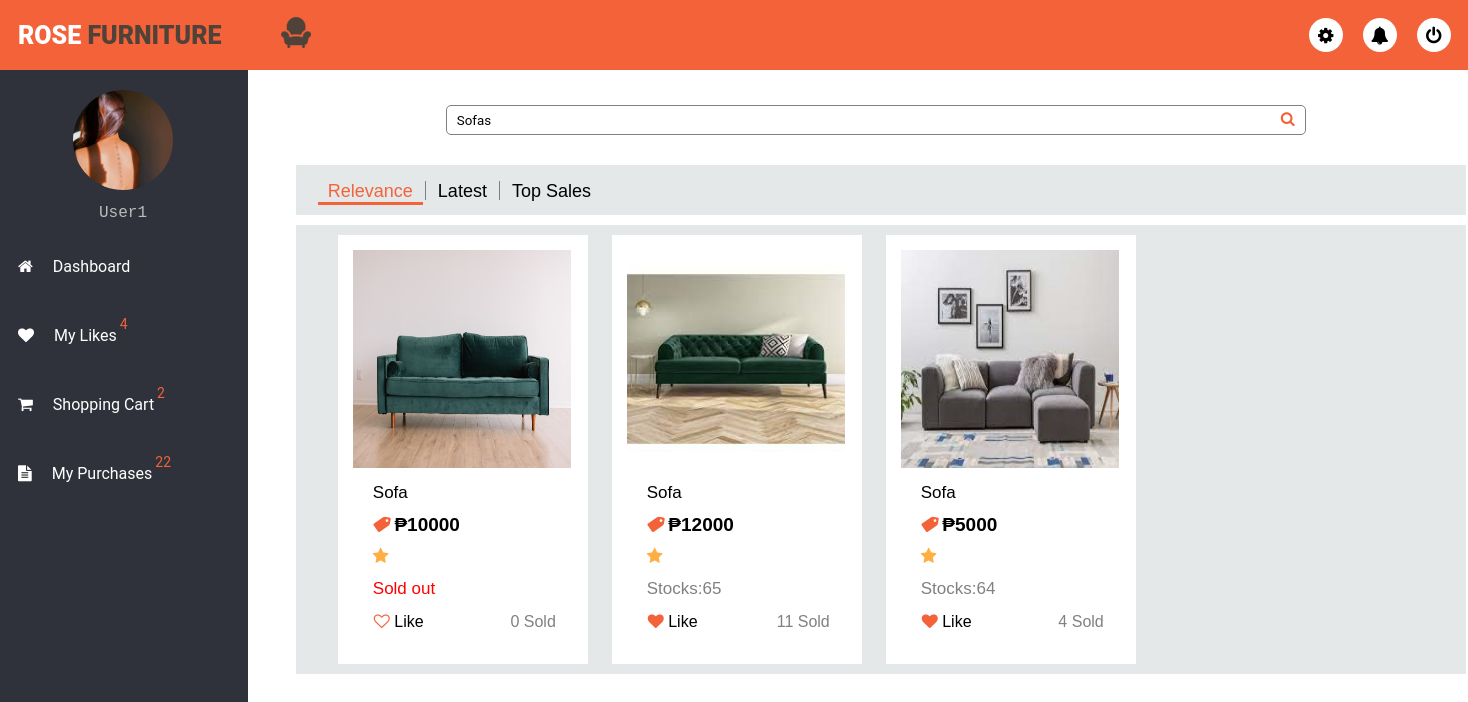
The page /forms/costumer/relevance_products.php?search=Sofas (signed in) on the database its author committed.
### tables this page shows
CREATE TABLE `products` (
  `Product_ID` int(11) NOT NULL,
  `Product_Name` varchar(100) NOT NULL,
  `Price` varchar(100) NOT NULL,
  `Stocks` varchar(100) NOT NULL,
  `Brand` varchar(100) NOT NULL,
  `Materials` varchar(100) NOT NULL,
  `Furniture_Type` varchar(100) NOT NULL,
  `Style` varchar(100) NOT NULL,
  `Color` varchar(100) NOT NULL,
  `Height` varchar(100) NOT NULL,
  `Width` varchar(100) NOT NULL,
  `Weight` varchar(100) NOT NULL,
  `Model` varchar(100) NOT NULL,
  `Pattern` varchar(100) NOT NULL,
  `Description` text NOT NULL,
  `Cover_Photo` text NOT NULL,
  `Image1` text NOT NULL,
  `Image2` text NOT NULL,
  `Image3` text NOT NULL,
  `Image4` text NOT NULL,
  `Image5` text NOT NULL,
  `DelistOrListed` varchar(100) NOT NULL,
  `UnpublishedOrPublished` varchar(100) NOT NULL,
  `ProductCategory_ID` int(11) NOT NULL
);

### server/relevance_products.php (called while the page is built, shortened)
<?php
include "connection/db_conn.php";
if (isset($_GET['search'])){
	$search = $_GET['search'];
	$sql ="SELECT products.Product_ID, products.Product_Name, products.Price, products.Stocks, products.Brand, products.Materials, products.Furniture_Type, products.Style, products.Color, products.Height, products.Width, products.Weight, products.Model, products.Pattern, products.Description, products.Cover_Photo, products.Image1, products.Image2, products.Image3, products.Image4, products.Image5, products.DelistOrListed, products.UnpublishedOrPublished, productcategories.Product_Category FROM `products` INNER JOIN productcategories ON productcategories.ProductCategory_ID = products.ProductCategory_ID WHERE `DelistOrListed` = 'Listed' AND `UnpublishedOrPublished` = 'Published' AND  Product_Category LIKE '%$search%' OR `DelistOrListed` = 'Listed' AND `UnpublishedOrPublished` = 'Published' AND Product_Name LIKE '%$search%' ORDER BY Price ASC";
	$result = mysqli_query($conn, $sql);
}
?>

### forms/costumer/relevance_products.php (the view, shortened to what this page needs)
<?php
include "../../server/relevance_products.php";
?>
<!DOCTYPE html>
<html>
<head>
	<link rel="stylesheet" type="text/css" href="../../style/css/costumer/relevance_product.css">
</head>
<body>
<?php
if(isset($_SESSION['Username'])){
?>
	<?php include 'navigationbar.php'; ?>
		<div class="main-container">
			<div class="card">
				<section class="products">
					<form method="post">
						<input class="search" type="text" name="product" value="<?php echo $search; ?>" autocomplete="off" placeholder="Search" >
						<button class="search-btn" type="submit" name="search"><i id="navbtn" class="fa fa-search" aria-hidden="true"></i></button>
					</form>
					<div class="table-menu">
					<ul>
						<li><a href="relevance_products.php?search=<?php echo $search; ?>" class="active">Relevance</a></li>
						<li><a href="latest_products.php?search=<?php echo $search; ?>">Latest</a></li>
						<li><a href="topsales_products.php?search=<?php echo $search; ?>">Top Sales</a></li>
					</ul>
					</div>
					<div class="view-section">
						<div class="wrapper">
							<div class="view_main">
								<div class="view_wrap grid-view" style="display: block;">
									<?php
									if (mysqli_num_rows($result)==0){
										echo '<h2 style="color:#f4623a;">Result Not Found</h2>';
									}else{
										while($row = mysqli_fetch_array($result)){
									?>
									<div class="view_item">
										<div class="vi_left">
											<a href="relevance_products_preview.php?product=<?php echo $row['Product_ID']; ?>&search=<?php echo $search ?>"><img src="../../style/assets/products/<?php echo $row['Cover_Photo']; ?>"></a>
										</div>
										<div class="vi_right">
											<p class="content name"><?php echo $row['Product_Name']; ?></p>
											<p class="content price"><i class="fa fa-tag" aria-hidden="true"></i> ₱<?php echo $row['Price']; ?></p>
											<p class="content rating">
												<?php
													echo "<i class='fa fa-star' aria-hidden='true'></i>";
												?>
											</p>
												<?php if($row['Stocks'] == 0){
													echo '<p class="content" style="color:red; font-size:17px;">Sold out</p>';
												}else{
													echo '<p class="content" style="color:gray; font-size:17px;">Stocks:'.$row['Stocks'].'</p>';
												}
												?>
											<p class="content">
												<table>
													<tr>
														<td class="wishlist"><a href="../../server/costumer_like_product.php?searchrelevanceproduct=<?php echo $search ?>&product=<?php echo $row['Product_ID'] ?>">
															<?php
															if (isset($_SESSION['UserAccount_ID'])){
															$useraccount_id = $_SESSION['UserAccount_ID'];
															$sqluser ="SELECT `CostumerProfile_ID` FROM `costumersprofile` WHERE UserAccount_ID = '$useraccount_id'";
															$resultuser = mysqli_query($conn, $sqluser);
																while ($rows = $resultuser->fetch_assoc()) {
		   												 		$costumerprofileid= $rows['CostumerProfile_ID'];
																}
															}
															$product_id=$row['Product_ID'];
															$sql ="SELECT * FROM `costumerslike` WHERE `Product_ID` = '$product_id' AND CostumerProfile_ID = '$costumerprofileid'";
															$sqlresult = mysqli_query($conn, $sql);
																if (mysqli_num_rows($sqlresult)> 0) {
																$resultlike = '<i class="fa fa-heart wish" aria-hidden="true"></i>';
																}else{
																	$resultlike = '<i class="fa fa-heart-o wish" aria-hidden="true"></i>';
																}
																echo $resultlike
															?></a> Like</td>
														<td class="sold">
															<?php
																$product_id =$row['Product_ID'];
																$sqlcountsold ="SELECT COUNT(costumerproductorders.CostumerProductOrder_ID) as Sold FROM costumerproductorders INNER JOIN costumerspurchase ON costumerspurchase.CostumerPurchase_ID = costumerproductorders.CostumerPurchase_ID INNER JOIN costumerspurchaseproduct ON costumerspurchase.CostumerPurchase_ID = costumerspurchaseproduct.CostumerPurchase_ID INNER JOIN costumersprofile ON costumersprofile.CostumerProfile_ID = costumerspurchase.CostumerProfile_ID INNER JOIN products ON products.Product_ID = costumerspurchaseproduct.Product_ID INNER JOIN productcategories ON productcategories.ProductCategory_ID = products.ProductCategory_ID WHERE products.Product_ID ='$product_id'";
																$resultcountsold = mysqli_query($conn, $sqlcountsold);
																while($row = mysqli_fetch_array($resultcountsold)){
																	$sold= $row['Sold'];
																}
																echo $sold. " Sold";
															?>
															</td>
													</tr>
												</table>
											</p>
										</div>
									</div>
									<?php
									}
									}
									?>
								</div>
							</div>
						</div>
					</div>
				</section>
			</div>
		</div>
<?php
}else{
	header("Location:../login.php");
	exit();
}
?>
</body>
</html>

### style/css/costumer/relevance_product.css (style rules this page uses)
.main-container { width: (100% - 250px); margin-top: 120px; margin-left: 250px; padding: 15px; background-size: cover; transition: 0.3s; }
.main-container { width: (100% - 70px); margin-left: 70px; }
.main-container .card { z-index: 1; width: 83%; display: flex; margin-top:-70px; margin-left: 15%; margin-bottom: 10px; }
.main-container .search { border:none; border-radius: 5px; border:1px solid gray; width:860px; height: 30px; margin:40px 150px; outline: none; padding-left: 10px; }
.main-container .search-btn { background: none; color: #f4623a; border: none; margin: 45px -175px; font-size:15px; cursor: pointer; position: absolute; }
.table-menu { background: rgb(229, 232, 232); width: 1170px; height: 50px; position: absolute; margin-top: -10px; }
.table-menu ul { display: flex; margin-left: 20px; }
.table-menu ul li a { color:#000; margin: 0px 2px; font-size: 18px; width: 34px; height: 34px; text-align: center; padding: 1px 10px; transition:0.3s; transition-property: background, color; font-family: Arial, Helvetica, sans-serif; }
.table-menu .active { color: #f4623a; text-align: center; border-bottom: 3px solid #f4623a; }
.view-section { background: rgb(229, 232, 232); width: 1170px; position: absolute; margin-top: 50px; }
.view_item img { width: 218px; height: 218px; }
.view_item .content { margin: 10px 0; font-size: 17px; line-height: 22px; font-family: sans-serif; padding-left: 20px; width: 250px; }
.view_item .price { color: #f4623a; font-size:19px ; font-weight: bold; font-family: sans-serif; }
.view_item .name { text-align: left; padding-left: 20px; }
.grid-view { width: 100%; margin-left: 32px; }
.grid-view .view_item { display: inline-block; width: 250px; padding: 15px; text-align: left; margin: 10px; background: #fff; }
.grid-view .view_item .vi_left { margin-bottom: 10px; }
.vi_right { width: 100%; }
.vi_right a { text-decoration: none; color: red; }
.view_item .price { color: #000; font-size:19px ; font-weight: bold; font-family: sans-serif; }
.view_item .price i { color:#f4623a; transform: rotate(100deg); }
.view_item .wishlist { padding-left: 19px; text-align:left; color: #000; font-family: sans-serif; }
.view_item .wishlist i { color: #f4623a; }
.view_item .sold { text-align: right; padding-right: 15px; color: gray; font-family: sans-serif; }
.view_item .rating i { color: #ffae42; }
table { width: 100%; }

### style/css/costumer/nav_t.css (style rules this page uses)
* { margin: :0; padding: 0; list-style: none; text-decoration: none; box-sizing: border-box; font-family: "Roboto", sans-serif; }
body { background: #fff; }

### rows shown on the page
products: Cover_Photo (picture), Product_Name "Sofa", Price "10000", Stocks "Sold out", sold "0"
products: Cover_Photo (picture), Product_Name "Sofa", Price "12000", Stocks "65", sold "11"
products: Cover_Photo (picture), Product_Name "Sofa", Price "5000", Stocks "64", sold "4"

### other values the page prints
$_SESSION['Username'] "User1"
$costumerlike "4"
$costumercart "2"
$costumerpurchase "22"
